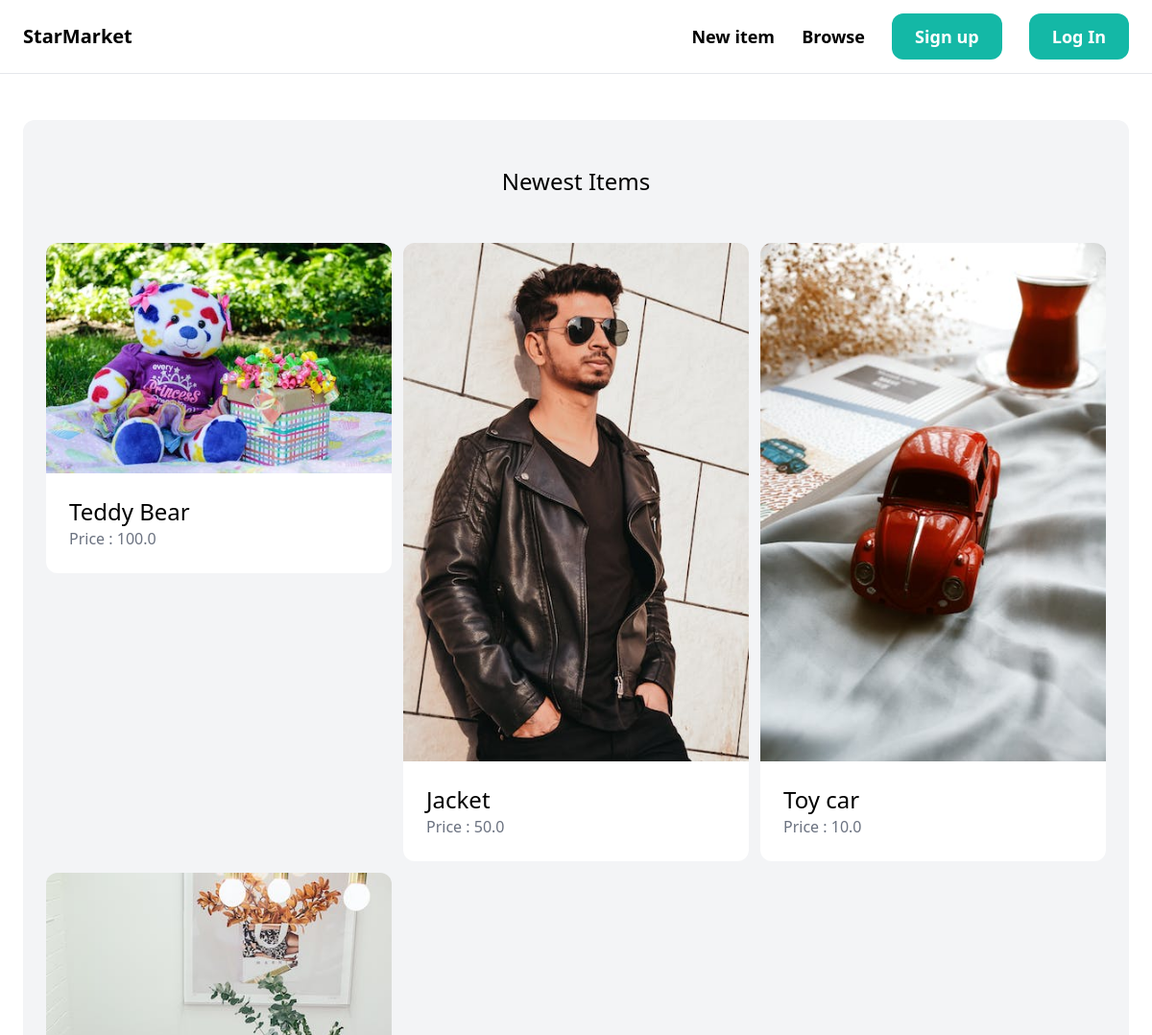
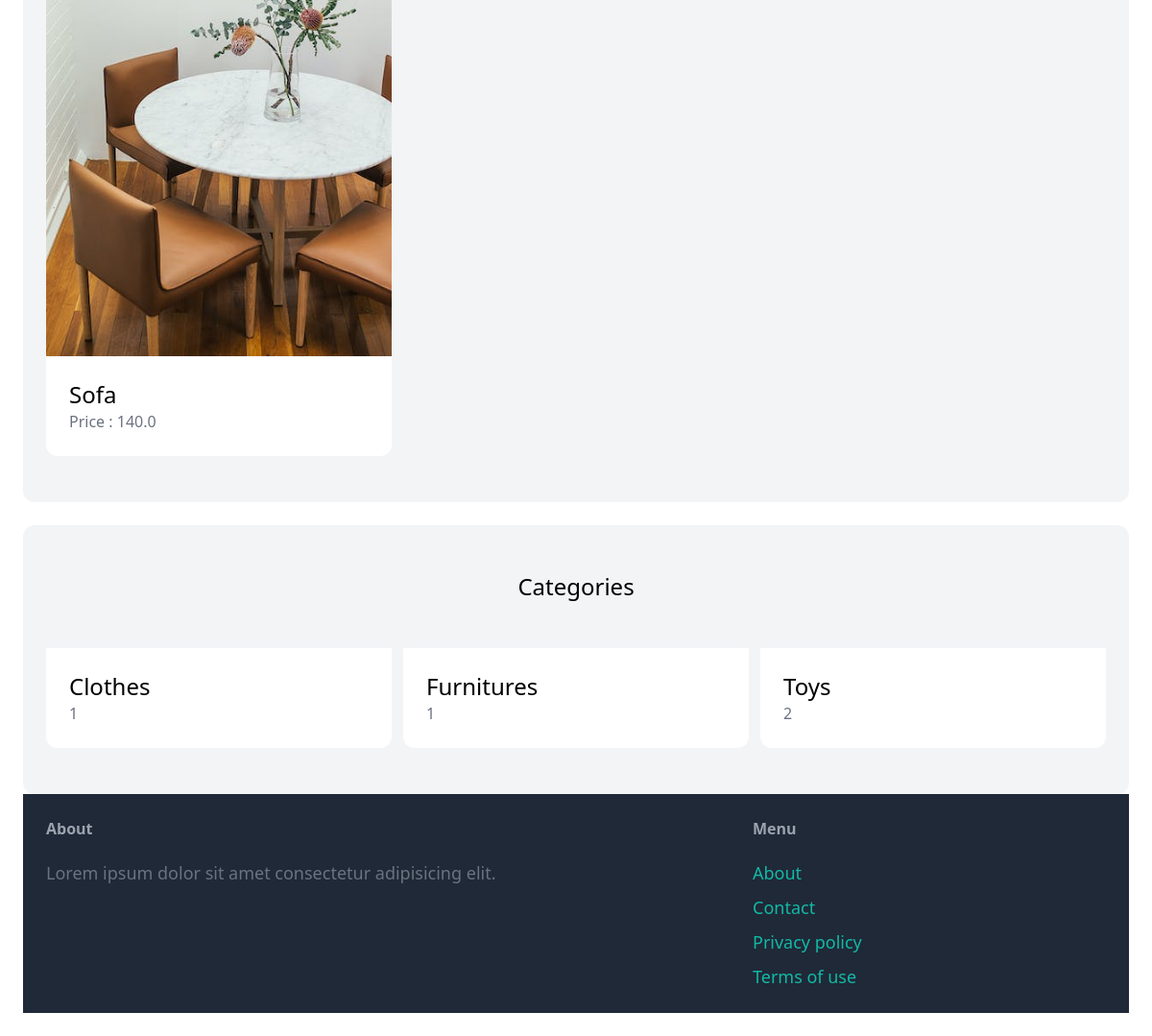
The page / on the database its author committed (2 pictures, top to bottom).
### item/models.py (models this page shows, shortened)
class Item(models.Model):
    category = models.ForeignKey(Category,related_name='items',on_delete=models.CASCADE)
    name = models.CharField(max_length=255)
    description = models.TextField(blank=True,null=True)
    price = models.FloatField()
    image = models.ImageField(upload_to='item_images',blank=True,null=True)
    is_sold = models.BooleanField(default=False)
    created_at = models.DateTimeField(auto_now_add=True)
    created_by = models.ForeignKey(User,related_name='items',on_delete=models.CASCADE)

class Category(models.Model):
    name = models.CharField(max_length=255)
    class Meta:
        ordering = ('name',)
        verbose_name_plural = 'Categories'

### core/views.py (the view)
# urls.py: path("",views.index,name = "index"),
def index(request):
    items = Item.objects.filter(is_sold=False)[0:6]
    categories = Category.objects.all()
    return render(
        request,
        "core/index.html",
        {
        'categories':categories,
        'items':items,
        }
                  )

### core/templates/core/index.html (shortened to what this page needs)
{% extends 'core/base.html' %}
{% block content %}
   <div class="mt-6 px-6 py-12 bg-gray-100 rounded-xl">
        <h2 class="mb-12 text-2xl text-center">Newest Items</h2>
        <div class="grid grid-cols-3 gap-3">
            {% for item in items %}
                <div>
                    <a href="{% url 'item:detail' item.id %}">
                        <div>
                            <img src="{{ item.image.url }}" class="rounded-t-xl">
                        </div>
                        <div class="p-6 bg-white rounded-b-xl">
                            <h2 class="text-2xl">
                                {{ item.name }}
                            </h2>
                            <p class="text-gray-500">Price : {{ item.price }}</p>
                        </div>
                    </a>
                </div>
            {% endfor %}
        </div>
   </div>
   <div class="mt-6 px-6 py-12 bg-gray-100 rounded-xl">
    <h2 class="mb-12 text-2xl text-center">Categories</h2>
    <div class="grid grid-cols-3 gap-3">
        {% for category in categories %}
        <div>
            <a href="">
                <div class="p-6 bg-white rounded-b-xl">
                    <h2 class="text-2xl">
                        {{ category.name }}
                    </h2>
                    <p class="text-gray-500">{{ category.items.count }}</p>
                </div>
            </a>
        </div>
        {% endfor %}
        </div>
{% endblock %}

### core/templates/core/base.html (shortened to what this page needs)
<!DOCTYPE html>
<html lang="en">
<head>
    <script src="https://cdn.tailwindcss.com"></script>
</head>
<body>
    <nav class="py-6 px-6 flex justify-between items-center border-b border-gray-200">
        <a href="/" class="text-xl font-semibold">StarMarket</a>
        <div class="space-x-6">
            <a href="{% url 'item:new' %}" class="text-lg font-semibold hover:text-gray-500">New item</a>
            <a href="{% url 'item:items' %}" class="text-lg font-semibold hover:text-gray-500">Browse</a>
            {% if request.user.is_authenticated %}
            <a href="{% url 'conversation:inbox' %}" class="px-6 py-3 text-lg font-semibold bg-teal-500 text-white rounded-xl hover:bg-teal-700">Inbox</a>
            <a href="{% url 'dashboard:index' %}" class="px-6 py-3 text-lg font-semibold bg-teal-500 text-white rounded-xl hover:bg-gray-700">Dashboard</a>
            {% else %}
            <a href="{% url 'core:signup' %}" class="px-6 py-3 text-lg font-semibold bg-teal-500 text-white rounded-xl hover:bg-teal-700">Sign up</a>
            <a href="{% url 'core:login' %}" class="px-6 py-3 text-lg font-semibold bg-teal-500 text-white rounded-xl hover:bg-gray-700">Log In</a>
            {% endif %}
        </div>
    </nav>
    <div class="px-6 py-6">
        {% block content %}
        {% endblock %}
    </div>
    <footer class="py-6 px-6 flex justify-betwewen bg-gray-800">
        <div class="w-2/3 pr-10">
            <h3 class="mb-5 font-semibold text-gray-400">About</h3>
            <p class="text-lg text-gray-500">Lorem ipsum dolor sit amet consectetur adipisicing elit.</p>
        </div>
        <div class="w-1/3">
            <h3 class="mb-5 font-semibold text-gray-400">Menu</h3>
            <ul class="space-y-2">
                <li><a href="" class="text-lg text-teal-500 hover:text-teal-700">About</a></li>
                <li><a href="{% url 'core:contact' %}" class="text-lg text-teal-500 hover:text-teal-700">Contact</a></li>
                <li><a href="" class="text-lg text-teal-500 hover:text-teal-700">Privacy policy</a></li>
                <li><a href="" class="text-lg text-teal-500 hover:text-teal-700">Terms of use</a></li>
            </ul>
        </div>
    </footer>
</body>
</html>

### rows shown on the page
Item: image (picture), name "Teddy Bear", price "100.0"
Item: image (picture), name "Jacket", price "50.0"
Item: image (picture), name "Toy car", price "10.0"
Item: image (picture), name "Sofa", price "140.0"
Category: name "Clothes", items.count "1"
Category: name "Furnitures", items.count "1"
Category: name "Toys", items.count "2"
